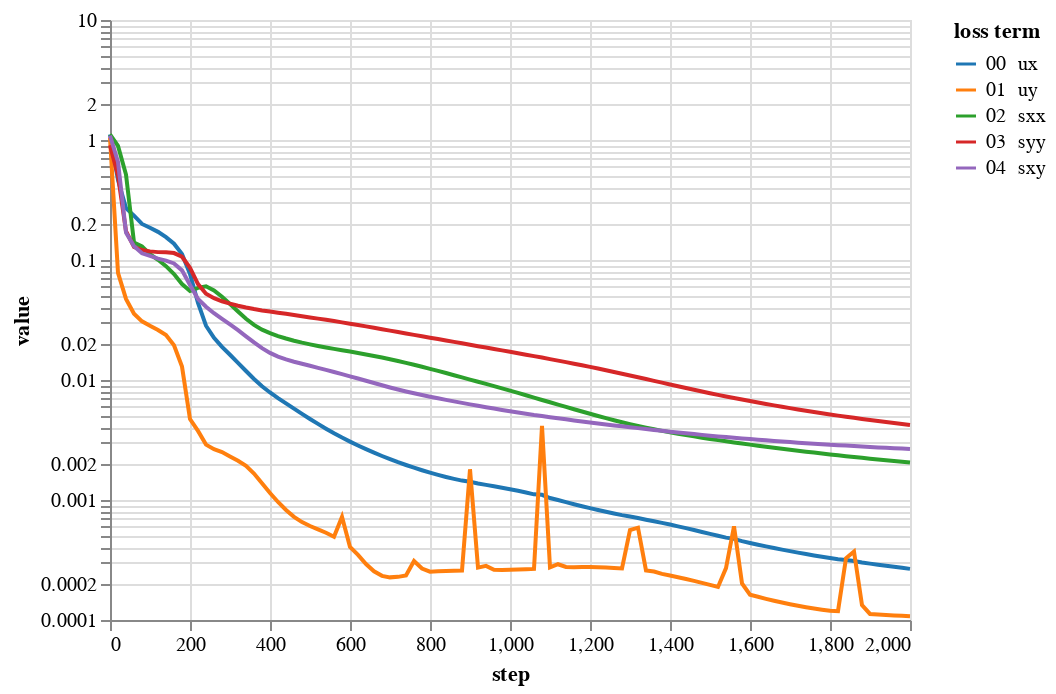

Write notebook code for a chart like this one.
### Code cell
bcNames = ['ux', 'uy', 'sxx', 'syy', 'sxy']
lossPlot(losshistory3, bcNames, pdeTermNames=[], scaleType='log', )
